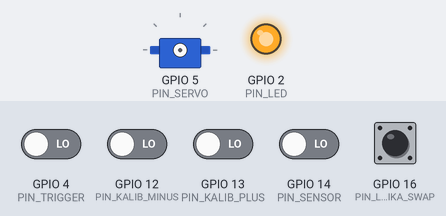
Bench run of a sketch on a simulated ESP32. On the bench: servo, output pins drawn as LEDs (lit = HIGH). Inputs (shaded band) come from the test bench; at power-on: GPIO 4 (PIN_TRIGGER), GPIO 12 (PIN_KALIB_MINUS), GPIO 13 (PIN_KALIB_PLUS), GPIO 14 (PIN_SENSOR), GPIO 16 (PIN_LOGIKA_SWAP) LOW. EEPROM starts erased; what the sketch prints to the serial monitor is not drawn.

Above: at 11.9 s.
12.0 s: GPIO 4 (PIN_TRIGGER) driven HIGH
At 12.8 s:
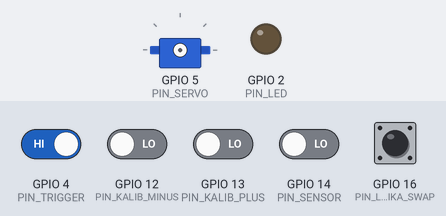
15.0 s: GPIO 4 (PIN_TRIGGER) driven LOW and GPIO 12 (PIN_KALIB_MINUS) driven HIGH
18.0 s: GPIO 12 (PIN_KALIB_MINUS) driven LOW
At 19.5 s:
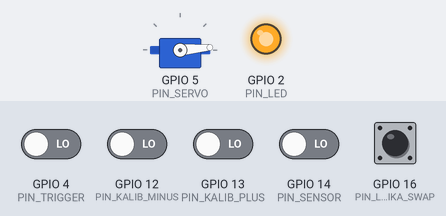
19.9 s: GPIO 13 (PIN_KALIB_PLUS) driven HIGH
At 20.12 s:
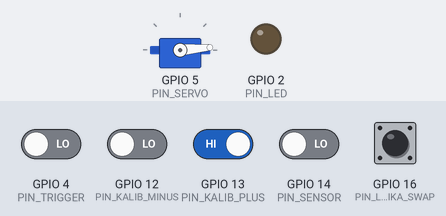
22.9 s: GPIO 13 (PIN_KALIB_PLUS) driven LOW
At 23.6 s:
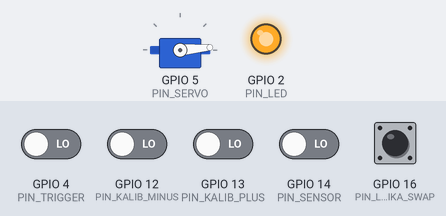
24.4 s: GPIO 4 (PIN_TRIGGER) driven HIGH
At 24.9 s:
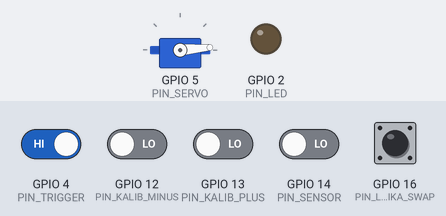
Timing chart, 0 to 27.5 s (numbered marks = the images above; inputs shaded):
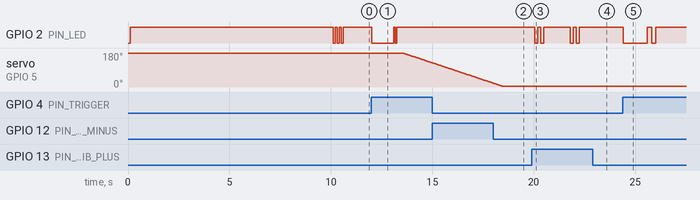

Measured:
- after the input at 12.0 s, GPIO 2 (PIN_LED): HIGH → LOW at once, → HIGH 1.1 s later, → LOW 0.08 s later, → HIGH 0.08 s later; servo on GPIO 5 (PIN_SERVO): moves from 180° to 129° over 1.4 s, starting after 1.6 s
- after the input at 18.0 s, GPIO 2 (PIN_LED): stays HIGH (without the input it goes to LOW after 1.1 s)
- after the input at 19.9 s, GPIO 2 (PIN_LED): HIGH → LOW after 0.15 s, → HIGH 0.15 s later, → LOW 0.15 s later, → HIGH 0.15 s later, … (8 changes in this stretch)
- after the input at 22.9 s, GPIO 2 (PIN_LED): stops changing and stays HIGH
- after the input at 24.4 s, GPIO 2 (PIN_LED): HIGH → LOW at once, → HIGH 1.2 s later, → LOW 0.20 s later, → HIGH 0.20 s later

The sketch:

Servo_Master_v3_Platinum.ino
```cpp
#include <Arduino.h>
#include <Servo.h>
#include <EEPROM.h>

/*
   ===================================================================================
   PROJEKT: STEROWNIK ZAWORU C.O. - WERSJA PLATINUM (FULL STABILIZACJA)
   AUTOR: KAMIL BÓL ("BÓLU")

   POPRAWKA:
   - Zastosowano "Ghost Buster" (odszumianie) również dla pinów serwisowych (D6, D7, D0).
   - Koniec z samoistną zmianą kątów przez zakłócenia.

   PINOUT (Wemos D1 Mini):
   - D1 (GPIO 5)  -> Serwo
   - D2 (GPIO 4)  -> Trigger (Start)
   - D5 (GPIO 14) -> Kontaktron (Czujnik)
   - D4 (GPIO 2)  -> LED (Info)

   PINY SERWISOWE:
   - D6 (GPIO 12) -> Zmniejsz kąt (-5 st.)
   - D7 (GPIO 13) -> Zwiększ kąt (+5 st.)
   - D0 (GPIO 16) -> Odwróć logikę (trzymaj 5s)
   ===================================================================================
*/

Servo myServo; // Mój silnik

// === MOJE USTAWIENIA KALIBRACJI (SG90) ===
int US_ZAMKNIETY = 600;   // 0 stopni
int US_OTWARTY   = 2400;  // 180 stopni (To zmienna, bo D6/D7 ją zmienia)

const int CZAS_RUCHU_MS = 5000; // Ma być wolno (5s)

// === MOJE PINY ===
const int PIN_SERVO   = 5;  // D1
const int PIN_TRIGGER = 4;  // D2
const int PIN_SENSOR  = 14; // D5
const int PIN_LED     = 2;  // D4 (LED na płytce)

// === MOJE PINY SERWISOWE ===
const int PIN_KALIB_MINUS = 12; // D6
const int PIN_KALIB_PLUS  = 13; // D7
const int PIN_LOGIKA_SWAP = 16; // D0

// === ADRESY W PAMIĘCI EEPROM ===
const int ADRES_MEM     = 0;  // Tu siedzi pozycja serwa
const int ADRES_KOREKTY = 20; // Tu siedzi korekta kąta
const int ADRES_LOGIKI  = 30; // Tu siedzi odwrócona logika

// === ZMIENNE SYSTEMOWE ===
int aktualneMikrosekundy = 0;
unsigned long czasOstatniejAkcji = 0;
const int CZAS_COOLDOWN = 2000;
int licznikBledow = 0;

// Zmienne serwisowe
int korektaKonta = 0;
bool logikaOdwrocona = false;
unsigned long czasTrzymaniaD0 = 0; // Licznik dla przycisku logiki

// ===================================================================================
// === FUNKCJA: GHOST BUSTER (ODSZUMIANIE) ===
// ===================================================================================
// Trik na wiszące kable bez rezystorów. Zwieram do masy i sprawdzam czy sygnał wróci.
bool sprawdzPin(int pin) {
  if (digitalRead(pin) == LOW) return false;

  pinMode(pin, OUTPUT);
  digitalWrite(pin, LOW);
  delayMicroseconds(10);
  pinMode(pin, INPUT);

  if (digitalRead(pin) == HIGH) return true; // To prawdziwy prąd
  return false; // To był szum
}

// ===================================================================================
// === FUNKCJA: MRUGANIE (DISCO) ===
// ===================================================================================
void mrugnij(int ile, int szybkosc) {
  for(int i=0; i<ile; i++) {
    digitalWrite(PIN_LED, LOW);  delay(szybkosc);
    digitalWrite(PIN_LED, HIGH); delay(szybkosc);
  }
}

// ===================================================================================
// === FUNKCJA: ZAPIS DO PAMIĘCI ===
// ===================================================================================
void zapiszPamiec(int wartosc) {
  EEPROM.put(ADRES_MEM, wartosc);
  EEPROM.commit();
}

// ===================================================================================
// === FUNKCJA SERWISOWA (D6, D7, D0) - TERAZ STABILNA! ===
// ===================================================================================
void sprawdzTrybSerwisowy() {

  // --- 1. KALIBRACJA KĄTA (D6 / D7) ---
  // Używam sprawdzPin zamiast digitalRead, żeby wyeliminować zakłócenia!

  // D6 -> ZMNIEJSZ KĄT
  if (sprawdzPin(PIN_KALIB_MINUS)) {
     delay(100);
     if (sprawdzPin(PIN_KALIB_MINUS)) { // Podwójne sprawdzenie
        korektaKonta -= 50; // Odejmij ~5 stopni
        US_OTWARTY += -50;  // Zmień zakres

        Serial.print("!!! SERWIS D6: Zmniejszam kat. Nowy MAX: "); Serial.println(US_OTWARTY);
        mrugnij(1, 500); // 1 długi błysk

        EEPROM.put(ADRES_KOREKTY, korektaKonta); EEPROM.commit();
        delay(1000);
     }
  }

  // D7 -> ZWIĘKSZ KĄT
  if (sprawdzPin(PIN_KALIB_PLUS)) {
     delay(100);
     if (sprawdzPin(PIN_KALIB_PLUS)) {
        korektaKonta += 50; // Dodaj ~5 stopni
        US_OTWARTY += 50;

        Serial.print("!!! SERWIS D7: Zwiekszam kat. Nowy MAX: "); Serial.println(US_OTWARTY);
        mrugnij(2, 150); // 2 szybkie błyski

        EEPROM.put(ADRES_KOREKTY, korektaKonta); EEPROM.commit();
        delay(1000);
     }
  }

  // --- 2. ODWRACANIE LOGIKI (D0 - Trzymaj 5s) ---
  if (sprawdzPin(PIN_LOGIKA_SWAP)) { // Tu też Ghost Buster
    if (czasTrzymaniaD0 == 0) czasTrzymaniaD0 = millis();

    // Czy trzymam już 5 sekund?
    if (millis() - czasTrzymaniaD0 > 5000) {
       logikaOdwrocona = !logikaOdwrocona; // Zmień flagę

       Serial.print("!!! SERWIS D0: ZMIANA LOGIKI !!! Odwrocona: "); Serial.println(logikaOdwrocona);
       mrugnij(5, 50); // DISCO Potwierdzenie

       EEPROM.put(ADRES_LOGIKI, logikaOdwrocona); EEPROM.commit();

       czasTrzymaniaD0 = 0;
       delay(3000);
    }
  } else {
    czasTrzymaniaD0 = 0;
  }
}

// ===================================================================================
// === FUNKCJA RUCHU ===
// ===================================================================================
void wykonajRuch(int celUS) {
  Serial.println("\n----------------------------------------");
  int startUS = aktualneMikrosekundy;

  if (celUS == US_OTWARTY) Serial.println("Decyzja: OTWIERAM");
  else Serial.println("Decyzja: ZAMYKAM");

  Serial.print("   Start: "); Serial.print(startUS);
  Serial.print(" -> Cel: "); Serial.println(celUS);

  // Jeśli każę mu jechać tam gdzie jest -> Blokada
  if (abs(celUS - startUS) < 50) {
    Serial.println("!!! BLOKADA: Juz tam jestem.");
    return;
  }

  int kroki = abs(celUS - startUS) / 10;
  if (kroki == 0) kroki = 1;
  int opoznienie = CZAS_RUCHU_MS / kroki;

  // START
  Serial.println("   [Silnik] Start...");
  myServo.writeMicroseconds(startUS);
  myServo.attach(PIN_SERVO);
  delay(200);

  // JAZDA
  if (startUS < celUS) {
    for (int i = startUS; i <= celUS; i += 10) {
      myServo.writeMicroseconds(i); delay(opoznienie); yield();
    }
  } else {
    for (int i = startUS; i >= celUS; i -= 10) {
      myServo.writeMicroseconds(i); delay(opoznienie); yield();
    }
  }

  // Dociągnij i Zapisz
  myServo.writeMicroseconds(celUS);
  delay(opoznienie);

  Serial.println("   [Silnik] Stop. Zapis EEPROM.");
  aktualneMikrosekundy = celUS;
  zapiszPamiec(aktualneMikrosekundy);

  delay(500);
  myServo.detach();
  licznikBledow = 0; // Reset błędów, bo poszło gładko
  Serial.println("--- KONIEC ---");
}

// ===================================================================================
// === SETUP ===
// ===================================================================================
void setup() {
  Serial.begin(115200);
  EEPROM.begin(512);
  delay(100);
  Serial.println("\n\n=== WITAJ KAMILU. STABILIZACJA PEŁNA! ===");

  // Ustawiam piny
  pinMode(PIN_LED, OUTPUT); digitalWrite(PIN_LED, HIGH);
  pinMode(PIN_SERVO, OUTPUT); digitalWrite(PIN_SERVO, LOW);
  pinMode(PIN_TRIGGER, INPUT);
  pinMode(PIN_SENSOR, INPUT);

  // Piny serwisowe
  pinMode(PIN_KALIB_MINUS, INPUT);
  pinMode(PIN_KALIB_PLUS, INPUT);
  pinMode(PIN_LOGIKA_SWAP, INPUT);

  // --- WCZYTANIE USTAWIEŃ SERWISOWYCH ---
  EEPROM.get(ADRES_KOREKTY, korektaKonta);
  if (korektaKonta < -1000 || korektaKonta > 1000) korektaKonta = 0;
  US_OTWARTY += korektaKonta; // Aplikuję korektę
  Serial.print("[SERWIS] Korekta kata: "); Serial.println(korektaKonta);

  EEPROM.get(ADRES_LOGIKI, logikaOdwrocona);
  if (logikaOdwrocona != 0 && logikaOdwrocona != 1) logikaOdwrocona = false;
  Serial.print("[SERWIS] Logika odwrocona: "); Serial.println(logikaOdwrocona);

  // --- WCZYTANIE POZYCJI SERWA ---
  int pamiec;
  EEPROM.get(ADRES_MEM, pamiec);

  if (pamiec < 500 || pamiec > 3000) {
    Serial.println("[PAMIEC] Pusta. Ustawiam wg czujnika.");

    bool rawSensor = sprawdzPin(PIN_SENSOR);
    bool logicSensor = (logikaOdwrocona) ? !rawSensor : rawSensor;

    if (logicSensor) pamiec = US_ZAMKNIETY;
    else pamiec = US_OTWARTY;
    zapiszPamiec(pamiec);
  }

  aktualneMikrosekundy = pamiec;
  Serial.print("Pozycja startowa: "); Serial.println(aktualneMikrosekundy);

  Serial.println("Czekam 10s na stabilizację...");
  for(int i=0; i<10; i++) { delay(1000); Serial.print("."); }
  Serial.println("\nGOTOWY.");

  // LED START
  if (aktualneMikrosekundy == US_ZAMKNIETY) {
    mrugnij(6, 100); // 6x Zamknięty
  } else {
    mrugnij(3, 100); // 3x Otwarty
  }

  licznikBledow = 0;
}

// ===================================================================================
// === LOOP ===
// ===================================================================================
void loop() {

  // 1. SPRAWDŹ SERWIS (Teraz stabilnie przez Ghost Buster!)
  sprawdzTrybSerwisowy();

  // 2. NORMALNA PRACA
  bool trigger = sprawdzPin(PIN_TRIGGER);

  if (trigger) {
    if (millis() - czasOstatniejAkcji > CZAS_COOLDOWN) {

      Serial.println("\n!!! DOSTAŁEM IMPULS NA D2 !!!");

      // Sygnalizacja LED (1s)
      Serial.println("LED: Potwierdzam odbiór.");
      digitalWrite(PIN_LED, LOW); delay(1000); digitalWrite(PIN_LED, HIGH);

      // ODCZYT D5 (Z UWZGLĘDNIENIEM LOGIKI)
      bool sensorFizyczny = sprawdzPin(PIN_SENSOR);
      bool sensorLogiczny = (logikaOdwrocona) ? !sensorFizyczny : sensorFizyczny;

      int celUS;

      if (sensorLogiczny) {
        Serial.println("Czujnik D5: ZAMKNIETY -> Cel: OTWARCIE");
        celUS = US_OTWARTY;
      } else {
        Serial.println("Czujnik D5: OTWARTY -> Cel: ZAMKNIECIE");
        celUS = US_ZAMKNIETY;
      }

      // WALIDACJA
      if (abs(aktualneMikrosekundy - celUS) < 100) {

        // Błąd logiczny (czujnik kłamie)
        licznikBledow++;
        Serial.print("!!! BŁĄD LOGICZNY !!! Licznik: ");
        Serial.print(licznikBledow); Serial.println("/10");

        mrugnij(2, 200); // Błąd

        if (licznikBledow >= 10) {
          Serial.println(">>> ZA DUŻO BŁĘDÓW. RESTART... <<<");
          delay(1000); ESP.restart();
        }

      } else {
        // Wszystko OK
        mrugnij(2, 80); // Potwierdzenie
        wykonajRuch(celUS);
      }

      czasOstatniejAkcji = millis();
    }
  }
  delay(50);
}
```
